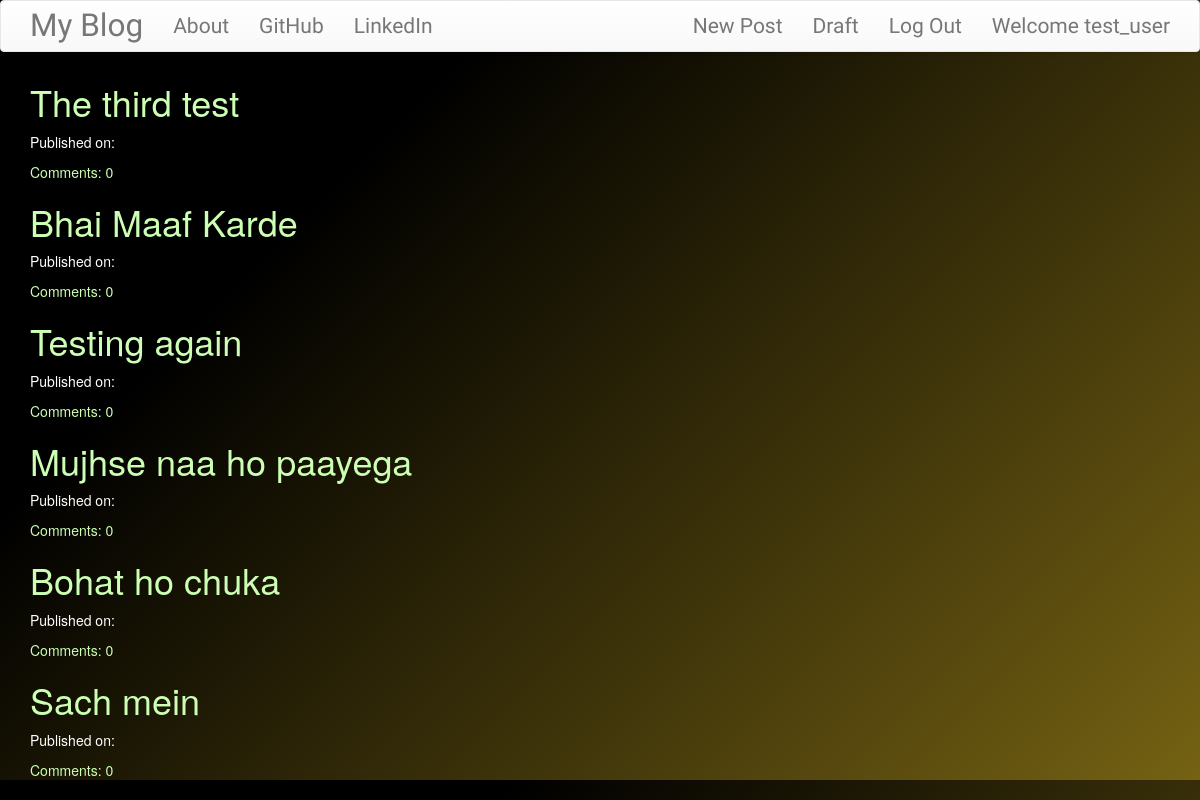
The page /drafts/ (signed in) on the database its author committed.
### blog/models.py (models this page shows, shortened)
class Post(models.Model):
    author = models.ForeignKey('auth.User', on_delete=models.CASCADE)
    title = models.CharField(max_length=200)
    text = models.TextField()
    created_date = models.TimeField(default=timezone.now)
    published_date = models.DateTimeField(blank=True,null=True)
    def approve_comments(self):
        return self.comments.filter(approved_comment=True)

### blog/views.py (the view)
# urls.py: url(r'^drafts/$', views.DraftListView.as_view(), name='post_draft_list'),
class DraftListView(LoginRequiredMixin,ListView):
    login_url = '/login/'
    redirect_field_name = 'blog/post_list.html'
    model = Post
    def get_queryset(self):
        return Post.objects.filter(published_date__isnull=True).order_by('created_date')

### blog/templates/blog/post_list.html
{% extends "blog/base.html" %}
{% block content %}
<div class="centerstage">
  {% for post in post_list %}
  <div class="boxshadow">
      <h1><a class="goto" href="{% url 'post_detail' pk=post.pk %}">{{ post.title }}</a></h1>
      <div class="date">
        <p>Published on: {{post.published_date|date:"D d M Y"}}</p>
      </div>
      <a href="{% url 'post_detail' pk=post.pk %}">Comments: {{ post.approve_comments.count }}</a>
    {% endfor %}
  </div>
  </div>
{% endblock %}

### blog/templates/blog/base.html (shortened to what this page needs)
<!DOCTYPE html>
{% load static %}
<html lang="en" dir="ltr">
  <head>
    <link rel="stylesheet" href="https://maxcdn.bootstrapcdn.com/bootstrap/3.3.7/css/bootstrap.min.css">
    <link rel="stylesheet" href="https://maxcdn.bootstrapcdn.com/bootstrap/3.3.7/css/bootstrap-theme.min.css">
    <link rel="stylesheet" href="//cdn.jsdelivr.net/npm/medium-editor@latest/dist/css/medium-editor.min.css" type="text/css" media="screen" charset="utf-8">
    <link rel="stylesheet" href="{% static 'css/blog.css' %}">
  </head>
  <body>
    <div class="grad">
    <nav class="navbar navbar-default techfonts custom-navbar">
      <div class="container">
        <ul class="nav navbar-nav">
          <li><a class="navbar-brand bigbrand" href="{% url 'post_list' %}">My Blog</a></li>
          <li><a href="{% url 'about' %}">About</a></li>
          <li><a href="https://www.github.com/strider187">GitHub</a></li>
          <li><a href="https://www.linkedin.com/in/strider187">LinkedIn</a></li>
        </ul>
        <ul class="nav navbar-nav navbar-right">
          {% if user.is_authenticated %}
            <li>
              <a href="{% url 'post_new' %}">New Post</a>
            </li>
            <li>
              <a href="{% url 'post_draft_list' %}">Draft</a>
            </li>
            <li>
              <a href="{% url 'logout' %}">Log Out</a>
            </li>
            <li>
              <a>Welcome {{ user.username }}</a>
            </li>
          {% else %}
          <li>
            <a href="{% url 'login' %}"><span class="glyphicon glyphicon-user"></span></a>
          </li>
          {% endif %}
        </ul>
      </div>
    </nav>
    <div class="content container">
      <div class="row">
        <div class="col-md-8">
          <div class="blog_posts">
            {% block content %}
            {% endblock %}
          </div>
        </div>
      </div>
    </div>
    </div>
  </body>
</html>

### blog/static/css/blog.css (style rules this page uses)
a:link { color: #ccffb3; }
p { color: white; }
body { background-color: #756213; background-image: linear-gradient(315deg, #756213 0%, #000000 74%); }
.techfonts { font-family: 'Merienda One', sans-serif; font-size: 1.5em; margin-bottom: 10px; }
.centerstage { margin-left: auto; margin-right: auto; }
.bigbrand { font-size: 1.5em; }

### rows shown on the page
Post: title "The third test", approve_comments.count "0"
Post: title "Bhai Maaf Karde", approve_comments.count "0"
Post: title "Testing again", approve_comments.count "0"
Post: title "Mujhse naa ho paayega", approve_comments.count "0"
Post: title "Bohat ho chuka", approve_comments.count "0"
Post: title "Sach mein", approve_comments.count "0"

### other values the page prints
{{ user.username }} "test_user"
